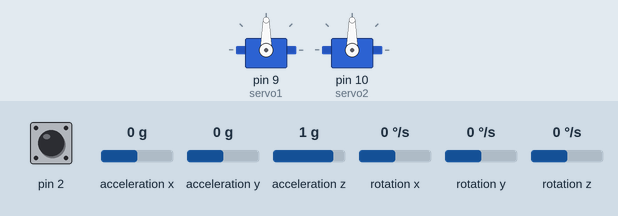
Recording of a sketch running on a simulated Arduino Leonardo, built with avr-gcc and run on an emulated ATmega32U4. Shown: 2 × servo. The test bench sets the inputs (shaded band); at power-on: rotation z 0 °/s, acceleration x 0 g, acceleration z 1 g, acceleration y 0 g, pin 2 HIGH, rotation x 0 °/s, rotation y 0 °/s. The sensor or clock chip raises its interrupt line as the real part does; what the sketch prints to the serial monitor is not drawn.

Above: at 1.7 s.
1.8 s: rotation z set to -192 °/s
At 2.51 s:
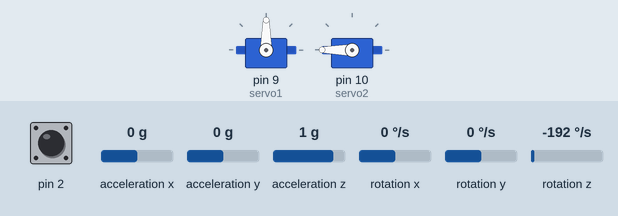
4.8 s: acceleration x set to -1.4 g
At 6.74 s:
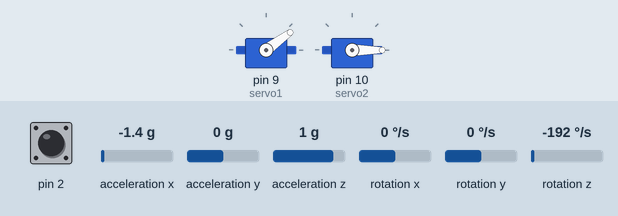
7.8 s: acceleration z set to 0.8 g
At 8.16 s:
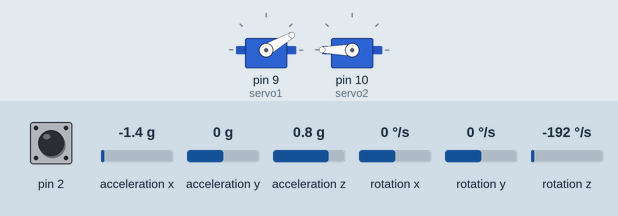
10.8 s: acceleration y set to -1.4 g
At 12.2 s:
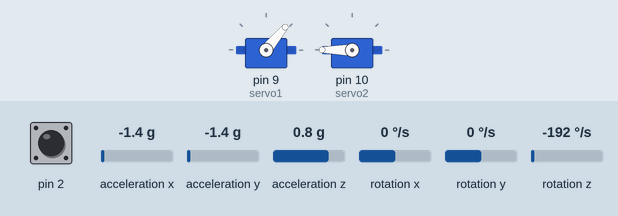
13.8 s: acceleration y set to 0.8 g
At 14.99 s:
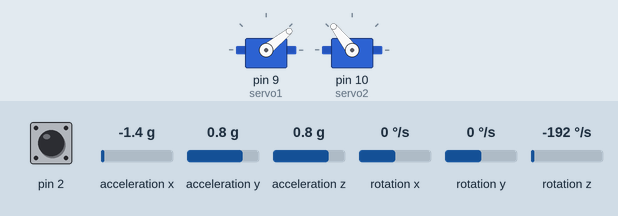
16.8 s: acceleration y set to 0 g
At 17.18 s:
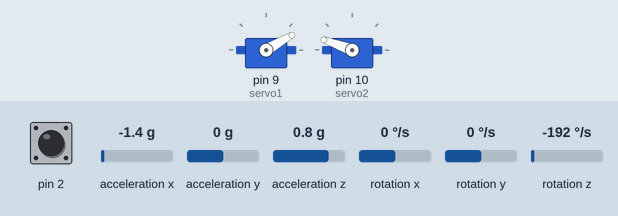
Timing chart, 0 to 67.3 s (numbered marks = the images above; inputs shaded):
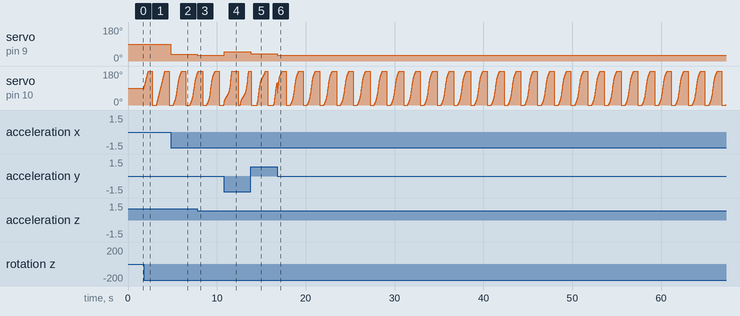

The sketch:

Robo_arm_V1.ino
```cpp
#include <Wire.h>
#include "I2Cdev.h"
#include "MPU6050_6Axis_MotionApps20.h"
#include <Servo.h>

// Create MPU6050 object
MPU6050 mpu;

// Servo objects for controlling the two servos
Servo servo1; // Servo 1 (connected to D9)
Servo servo2; // Servo 2 (connected to D10)

// MPU6050 control/status variables
bool dmpReady = false;  // Set true if DMP init is successful
uint8_t mpuIntStatus;   // Holds actual interrupt status byte from MPU
uint8_t devStatus;      // Return status after each device operation (0 = success, !0 = error)
uint16_t packetSize;    // Expected DMP packet size (default is 42 bytes)
uint16_t fifoCount;     // Count of all bytes currently in FIFO
uint8_t fifoBuffer[64]; // FIFO storage buffer

// Orientation/motion variables
Quaternion q;           // [w, x, y, z] quaternion container
VectorFloat gravity;    // [x, y, z] gravity vector
float ypr[3];           // [yaw, pitch, roll] container

// Interrupt detection
volatile bool mpuInterrupt = false;
void dmpDataReady() {
    mpuInterrupt = true;
}

void setup() {
    // Initialize Serial Monitor
    Serial.begin(115200);
    while (!Serial); // Wait for Leonardo (if applicable)

    // Initialize I2C communication
    Wire.begin();

    // Initialize MPU6050
    Serial.println("Initializing MPU6050...");
    mpu.initialize();

    // Verify connection
    Serial.println(mpu.testConnection() ? "MPU6050 connection successful" : "MPU6050 connection failed");

    // Initialize DMP
    Serial.println("Initializing DMP...");
    devStatus = mpu.dmpInitialize();

    // Supply your own gyro offsets here, scaled for min sensitivity
    mpu.setXGyroOffset(220);
    mpu.setYGyroOffset(76);
    mpu.setZGyroOffset(-85);
    mpu.setZAccelOffset(1788); // Adjust as needed

    // Check if DMP initialization was successful
    if (devStatus == 0) {
        Serial.println("Enabling DMP...");
        mpu.setDMPEnabled(true);

        // Enable Arduino interrupt detection
        attachInterrupt(digitalPinToInterrupt(2), dmpDataReady, RISING);
        mpuIntStatus = mpu.getIntStatus();

        // Set DMP ready flag and get expected packet size
        dmpReady = true;
        packetSize = mpu.dmpGetFIFOPacketSize();

        Serial.println("DMP ready! Waiting for data...");
    } else {
        Serial.print("DMP Initialization failed (code ");
        Serial.print(devStatus);
        Serial.println(")");
        while (1); // Halt
    }

    // Attach servos to pins
    servo1.attach(9);  // Servo 1 to pin D9
    servo2.attach(10); // Servo 2 to pin D10
}

void loop() {
    // If DMP is not ready, do nothing
    if (!dmpReady) return;

    // Wait for MPU interrupt or extra packet(s) available
    while (!mpuInterrupt && fifoCount < packetSize);

    // Reset interrupt flag and get INT_STATUS byte
    mpuInterrupt = false;
    mpuIntStatus = mpu.getIntStatus();

    // Get current FIFO count
    fifoCount = mpu.getFIFOCount();

    // Check for FIFO overflow
    if ((mpuIntStatus & 0x10) || fifoCount == 1024) {
        mpu.resetFIFO();
        Serial.println("FIFO overflow!");
        return;
    }

    // Check for DMP data ready interrupt
    if (mpuIntStatus & 0x02) {
        // Wait for correct available data length
        while (fifoCount < packetSize) fifoCount = mpu.getFIFOCount();

        // Read a packet from FIFO
        mpu.getFIFOBytes(fifoBuffer, packetSize);

        // Get Yaw, Pitch, Roll values
        mpu.dmpGetQuaternion(&q, fifoBuffer);
        mpu.dmpGetGravity(&gravity, &q);
        mpu.dmpGetYawPitchRoll(ypr, &q, &gravity);

        // Convert pitch and roll to servo angles (map to 0–180 degrees)
        int servo1Angle = map(ypr[1] * 180 / M_PI, -90, 90, 0, 180); // Pitch
        int servo2Angle = map(ypr[0] * 180 / M_PI, -90, 90, 0, 180); // Roll

        // Constrain angles to servo range
        servo1Angle = constrain(servo1Angle, 0, 180);
        servo2Angle = constrain(servo2Angle, 0, 180);

        // Move servos
        servo1.write(servo1Angle);
        servo2.write(servo2Angle);

        // Print debug information
        Serial.print("Pitch: ");
        Serial.print(ypr[1] * 180 / M_PI);
        Serial.print(" | Yaw: ");
        Serial.println(ypr[0] * 180 / M_PI);
    }
}
```

Measured:
- after the input at 1.8 s, servo on pin 10 (servo2): ramps from 0° to 180° and jumps back, once every 1.9 s
- after the input at 4.8 s, servo on pin 9 (servo1): 90° → 36° at once
- after the input at 7.8 s, servo on pin 9 (servo1): 36° → 30° at once
- after the input at 10.8 s, servo on pin 9 (servo1): 30° → 50° at once
- after the input at 13.8 s, servo on pin 9 (servo1): 50° → 39° at once
- after the input at 16.8 s, servo on pin 9 (servo1): 39° → 30° at once
